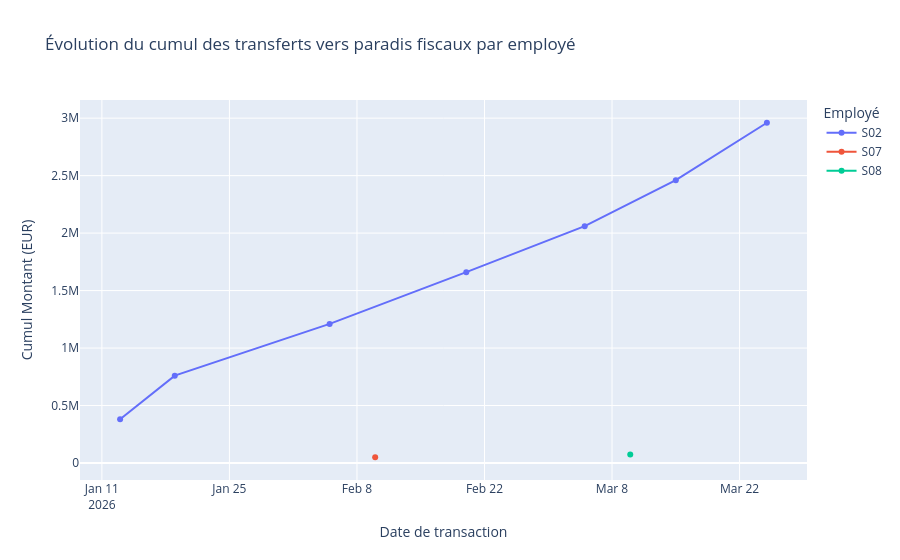

Notebook code for this chart:
### Code cell
import pandas as pd
import plotly.express as px


data = [
    ['2026-01-13', 'S02', 380000, 'Pégase'],
    ['2026-01-19', 'S02', 380000, 'Pégase'],
    ['2026-02-05', 'S02', 450000, 'Cerbère'],
    ['2026-02-20', 'S02', 450000, 'Cerbère'],
    ['2026-03-05', 'S02', 400000, 'Hermès'],
    ['2026-03-15', 'S02', 400000, 'Hermès'],
    ['2026-03-25', 'S02', 500000, 'Pégase'],
    
    ['2026-02-10', 'S07', 50000, 'Divers'],
    ['2026-03-10', 'S08', 75000, 'Divers']
]

df = pd.DataFrame(data, columns=['Date', 'Employé', 'Montant', 'Projet'])
df['Date'] = pd.to_datetime(df['Date'])


df = df.sort_values('Date')

# Calcul du cumul par employé
df['Cumul'] = df.groupby('Employé')['Montant'].cumsum()


fig = px.line(df, x='Date', y='Cumul', color='Employé',
              title='Évolution du cumul des transferts vers paradis fiscaux par employé',
              labels={'Cumul': 'Cumul Montant (EUR)', 'Date': 'Date de transaction'})


fig.update_traces(mode='lines+markers')
fig.show()

### Figure 1 — Plotly figure (JSON) as saved in the notebook; plotly's stock layout.template omitted (floating-point values rounded to 4 significant figures)
{"data": [{"hovertemplate": "Employé=S02<br>Date de transaction=%{x}<br>Cumul Montant (EUR)=%{y}<extra></extra>", "legendgroup": "S02", "line": {"color": "#636efa", "dash": "solid"}, "marker": {"symbol": "circle"}, "mode": "lines+markers", "name": "S02", "orientation": "v", "showlegend": true, "type": "scatter", "x": ["2026-01-13T00:00:00.000000000", "2026-01-19T00:00:00.000000000", "2026-02-05T00:00:00.000000000", "2026-02-20T00:00:00.000000000", "2026-03-05T00:00:00.000000000", "2026-03-15T00:00:00.000000000", "2026-03-25T00:00:00.000000000"], "xaxis": "x", "y": [380000, 760000, 1210000, 1660000, 2060000, 2460000, 2960000], "yaxis": "y"}, {"hovertemplate": "Employé=S07<br>Date de transaction=%{x}<br>Cumul Montant (EUR)=%{y}<extra></extra>", "legendgroup": "S07", "line": {"color": "#EF553B", "dash": "solid"}, "marker": {"symbol": "circle"}, "mode": "lines+markers", "name": "S07", "orientation": "v", "showlegend": true, "type": "scatter", "x": ["2026-02-10T00:00:00.000000000"], "xaxis": "x", "y": [50000], "yaxis": "y"}, {"hovertemplate": "Employé=S08<br>Date de transaction=%{x}<br>Cumul Montant (EUR)=%{y}<extra></extra>", "legendgroup": "S08", "line": {"color": "#00cc96", "dash": "solid"}, "marker": {"symbol": "circle"}, "mode": "lines+markers", "name": "S08", "orientation": "v", "showlegend": true, "type": "scatter", "x": ["2026-03-10T00:00:00.000000000"], "xaxis": "x", "y": [75000], "yaxis": "y"}], "layout": {"legend": {"title": {"text": "Employé"}, "tracegroupgap": 0}, "title": {"text": "Évolution du cumul des transferts vers paradis fiscaux par employé"}, "xaxis": {"anchor": "y", "domain": [0, 1], "title": {"text": "Date de transaction"}}, "yaxis": {"anchor": "x", "domain": [0, 1], "title": {"text": "Cumul Montant (EUR)"}}}}
